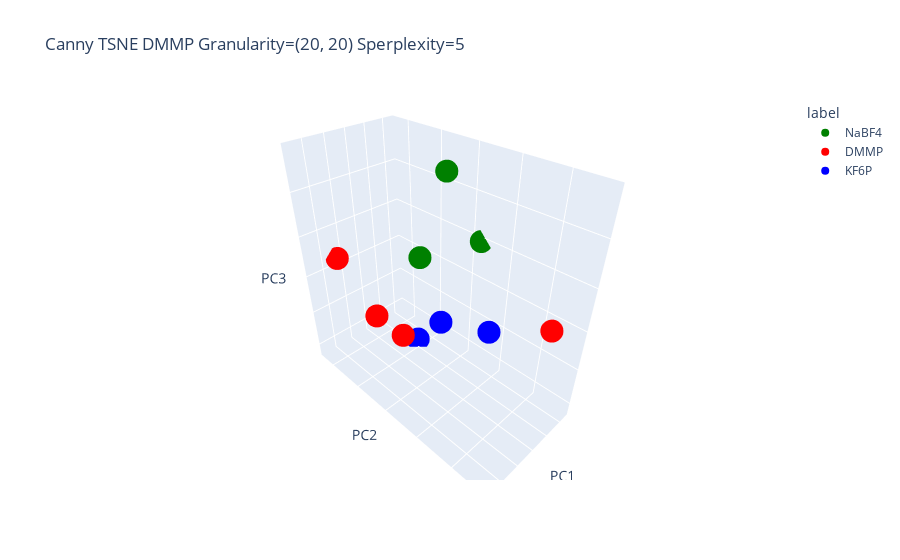

Notebook code for this chart:
### Markdown cell above
Example Use Case for IRCS_CANNY_TSNE

### Code cell
from photonic_crystals_pattern_mining import IRCS_CANNY_TSNE

molecular_imprinting_name = 'DMMP'
data_miner = IRCS_CANNY_TSNE.data_mining()
data_visual = IRCS_CANNY_TSNE.data_visualization()

x, y, resize_x = IRCS_CANNY_TSNE.image_preprocessing()
df = data_miner.method_1(x, y)
data_visual.method_1(df, molecular_imprinting_name, resize_x)

### Figure 1 — Plotly figure (JSON) as saved in the notebook; plotly's stock layout.template omitted (floating-point values rounded to 4 significant figures)
{"data": [{"hovertemplate": "label=NaBF4<br>PC1=%{x}<br>PC2=%{y}<br>PC3=%{z}<extra></extra>", "legendgroup": "NaBF4", "marker": {"color": "green", "symbol": "circle"}, "mode": "markers", "name": "NaBF4", "scene": "scene", "showlegend": true, "type": "scatter3d", "x": [-2.152, -121.0, -96.31], "y": [35.38, 25.12, -138.9], "z": [281.5, 94.5, -4.45]}, {"hovertemplate": "label=DMMP<br>PC1=%{x}<br>PC2=%{y}<br>PC3=%{z}<extra></extra>", "legendgroup": "DMMP", "marker": {"color": "red", "symbol": "circle"}, "mode": "markers", "name": "DMMP", "scene": "scene", "showlegend": true, "type": "scatter3d", "x": [70.19, 75.94, -16.41, 135.7], "y": [-235.1, -95.58, 272.7, 63.07], "z": [23.4, -61.38, 60.98, 16.39]}, {"hovertemplate": "label=KF6P<br>PC1=%{x}<br>PC2=%{y}<br>PC3=%{z}<extra></extra>", "legendgroup": "KF6P", "marker": {"color": "blue", "symbol": "circle"}, "mode": "markers", "name": "KF6P", "scene": "scene", "showlegend": true, "type": "scatter3d", "x": [-57.01, -40.09, -30.58], "y": [-110.3, 124.6, -3.229], "z": [-220.3, -45.31, -87.39]}], "layout": {"legend": {"title": {"text": "label"}, "tracegroupgap": 0}, "scene": {"domain": {"x": [0, 1], "y": [0, 1]}, "xaxis": {"showticklabels": false, "title": {"text": "PC1"}}, "yaxis": {"showticklabels": false, "title": {"text": "PC2"}}, "zaxis": {"showticklabels": false, "title": {"text": "PC3"}}}, "title": {"text": "Canny TSNE DMMP Granularity=(20, 20) Sperplexity=5"}}}
